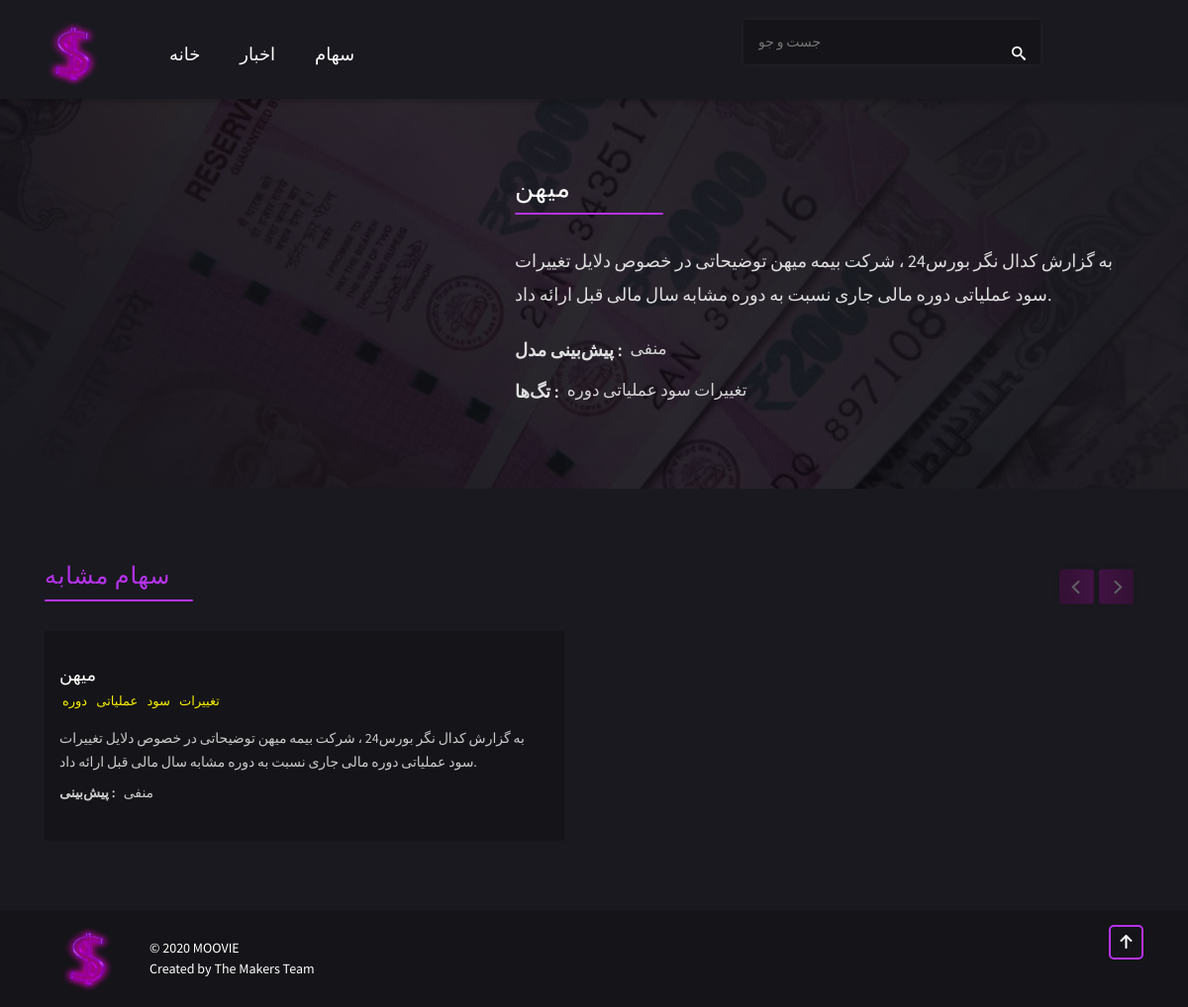
The app's page /movie_id/139410/ with its own data.
### movies/models.py (models this page shows)
class Movie(models.Model):
    title = models.CharField(max_length=100)
    budget = models.PositiveIntegerField(default=300)
    genres = models.TextField()
    language = models.CharField(max_length=2, default='en')
    overview = models.TextField()
    companies = models.TextField(default='aa')
    countries = models.TextField(default='dd')
    release_date = models.DateField(auto_now_add=True)
    revenue = models.PositiveIntegerField(default=22)
    runtime = models.FloatField(default=11)
    vote_average = models.FloatField()
    vote_count = models.PositiveIntegerField(default=11)
    poster = models.TextField()

### movies/views.py (the view)
# urls.py: url(r'^api/Movie/(\d*)', views.movie_details, name='movie_detail'),
def movie_detail(request, movie_id):
    movie_data = movie_details(request, str(movie_id))
    movie_detail = json.loads(movie_data.rendered_content.decode('utf8'))
    sugges_genre = movie_detail['genres'][0]
    data = all_genres(request, sugges_genre)
    genres_data_raw = json.loads(data.rendered_content.decode('utf8'))
    movies = []
    for id in genres_data_raw['movie_ids'][:10]:
        movie_data = movie_details(request, str(id))
        movies.append(json.loads(movie_data.rendered_content.decode('utf8')))
    context = {'movie': movie_detail,
               'related_movies': movies, 'genre': sugges_genre}
    return render(request, 'movie-detail.html', context=context)

### movies/templates/movie-detail.html (shortened to what this page needs)
{% load static %}
<!DOCTYPE html>
<html lang="en">
<head>
    <link rel="stylesheet" href="{% static 'css/bootstrap.min.css' %}">
    <link rel="stylesheet" href="{% static 'css/flickity.css' %}">
    <link rel="stylesheet" href="{% static 'sass/main.css' %}">
</head>
<body>
    <header class="header">
        <div class="container">
            <div class="row">
                <div class="header__logo">
                    <a href="{% url 'home' %}">
                        <img src="{% static 'img/Logo.png' %}" alt="MOOVIE">
                    </a>
                </div>
                <div class="col-lg-6 header__menu">
                    <ul>
                        <li class="header__menu-item "><a href="{% url 'home' %}">خانه</a></li>
                        <li class="header__menu-item "><a href="{% url 'movie_list' type='rand' %}">اخبار</a></li>
                        <li class="header__menu-item "><a href="{% url 'genres' %}">سهام</a></li>
                    </ul>
                </div>
                <div class="col-lg-4 header__search">
                    <form action="{% url 'home' %}" method="POST">
                        <div class="header__search-container">
                            <input type="text" name="search" id="" placeholder="جست و جو">
                            <i class="moovie moovie-search"></i>
                        </div>
                    </form>
                </div>
            </div>
        </div>
    </header>
    <div class="section movie-detail">
        <div class="container">
            <div class="row">
                <div class="col-5 movie-detail__pic">
                </div>
                <div class="col-7 section-with-title ">
                    <div class="section-with-title__title movie-detail__name">
                        {{movie.title}}
                    </div>
                    <p class="movie-detail__movie-about">
                        {{movie.overview}}
                    </p>
                    <div class="movie-detail__label">
                        <span class="label">پیش‌بینی مدل :</span>
                        {% if movie.vote_average > 5 %}
                            <span class="data"> مثبت </span>
                        {% elif movie.vote_average %}
                            <span class="data"> منفی </span>
                        {% endif %}
                    </div>
                    <div class="movie-detail__label">
                        <span class="label">تگ‌ها :</span>
                        <span class="data">
                            <ul class="movie-detail__genres-list">
                                <li>
                                {% for genre in movie.genres %}
                                    <a href="{% url 'movie_list' type=genre %}">{{genre}}</a>
                                {% endfor %}
                                </li>
                            </ul>
                        </span>
                    </div>
                </div>
            </div>
        </div>
    </div>
<div class="section suggestion-slider">
        <div class="container">
            <div class="row">
                <div class="col-12 section-with-title ">
                    <div class="section-with-title__title">
                        <span>سهام مشابه</span>
                    </div>
                    <div class="slider suggestion-slider__slider">
                        <div class="carousel" data-flickity='{  "wrapAround": true, "pageDots" : false,
                        "rightToLeft": false, "cellAlign": "left" ,  "contain": true , "imageLoaded" : true }'>
                                {%for movie in related_movies%}
                                <div class="carousel-cell movie-item">
                                    <div class="movie-item--link">
                                            <a href="{% url 'movie_detail' movie_id=movie.id %}" class="cover-link"></a>
                                            <div class="movie-item__overlay">
                                                <a href="{% url 'movie_detail' movie_id=movie.id %}" class="movie-item__title">{{movie.title}}</a>
                                                <ul class="movie-item__genre-list">
                                                    <li class="movie-item__genre">
                                                        {% for genre in movie.genres %}
                                                            <a href="{% url 'movie_list' type=genre %}">{{genre}}</a>
                                                        {% endfor %}
                                                    </li>
                                                </ul>
                                                <p class="movie-item__movie-about">
                                                    {{movie.overview}}
                                                </p>
                                                <div class="movie-item__label">
                                                    <span class="label">پیش‌بینی :</span>
                                                    {% if movie.vote_average > 1 %}
                                                    <span class="data"> مثبت </span>
                                                    {% elif movie.vote_average %}
                                                    <span class="data"> منفی </span>
                                                    {% endif %}
                                                </div>
                                            </div>
                                    </div>
                                </div>
                            {%endfor%}
                            </div>
                        </div>
                    </div>
                </div>
            </div>
        </div>
    <footer class="footer">
        <div class="container">
            <div class="row">
                <div class="col-9 footer__about">
                    <div class="footer__logo">
                        <a href="{% url 'home' %}">
                            <img src="{% static 'img/Logo.png' %}" alt="MOOVIE">
                        </a>
                    </div>
                    <div class="footer__about-content">
                        <span>&copy; 2020 MOOVIE</span>
                        <span>Created by The Makers Team</span>
                    </div>
                </div>
                <div class="col-3 footer__go-top">
                    <button class="go-top" onclick="$('html, body').animate({scrollTop:0},'100');"><i
                            class="moovie moovie-arrow-up"></i></button>
                </div>
            </div>
        </div>
    </footer>
</body>
</html>

### static/css/flickity.css (style rules this page uses)
.flickity-enabled { position: relative; }

### records on screen
Movie: title "میهن", overview "به گزارش کدال نگر بورس24 ، شرکت بیمه میهن توضیحاتی در خصوص دلایل تغییرات سود عملیاتی دوره مالی جاری نسبت به دوره مشابه سال مالی قبل ارائه داد.", genres "تغییرات" "سود" "عملیاتی" "دوره"

### other values on screen
{{ genre }} "تغییرات" "سود" "عملیاتی" "دوره"
